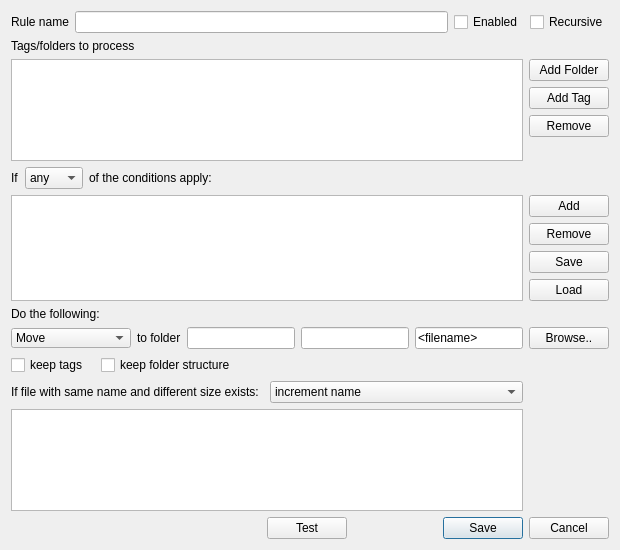
<?xml version="1.0" encoding="UTF-8"?>
<ui version="4.0">
 <class>RuleEditWindow</class>
 <widget class="QDialog" name="RuleEditWindow">
  <property name="windowModality">
   <enum>Qt::ApplicationModal</enum>
  </property>
  <property name="geometry">
   <rect>
    <x>0</x>
    <y>0</y>
    <width>550</width>
    <height>550</height>
   </rect>
  </property>
  <property name="sizePolicy">
   <sizepolicy hsizetype="Expanding" vsizetype="Expanding">
    <horstretch>0</horstretch>
    <verstretch>0</verstretch>
   </sizepolicy>
  </property>
  <property name="windowTitle">
   <string>Add/Edit Rule</string>
  </property>
  <layout class="QGridLayout" name="gridLayout_2">
   <item row="1" column="0">
    <layout class="QGridLayout" name="gridLayout" rowstretch="0,0,0,0,0,0,0,0,0,0,0,0">
     <item row="1" column="0">
      <widget class="QLabel" name="label_2">
       <property name="text">
        <string>Tags/folders to process</string>
       </property>
      </widget>
     </item>
     <item row="2" column="0">
      <widget class="QListWidget" name="sourceListWidget">
       <property name="sizePolicy">
        <sizepolicy hsizetype="Expanding" vsizetype="Expanding">
         <horstretch>200</horstretch>
         <verstretch>0</verstretch>
        </sizepolicy>
       </property>
      </widget>
     </item>
     <item row="2" column="1">
      <layout class="QFormLayout" name="formLayout_3">
       <item row="0" column="0">
        <widget class="QPushButton" name="folderAddButton">
         <property name="text">
          <string>Add Folder</string>
         </property>
        </widget>
       </item>
       <item row="2" column="0">
        <widget class="QPushButton" name="sourceRemoveButton">
         <property name="text">
          <string>Remove</string>
         </property>
        </widget>
       </item>
       <item row="1" column="0">
        <widget class="QPushButton" name="tagAddButton">
         <property name="text">
          <string>Add Tag</string>
         </property>
        </widget>
       </item>
      </layout>
     </item>
     <item row="0" column="0" colspan="2">
      <layout class="QHBoxLayout" name="horizontalLayout">
       <item>
        <widget class="QLabel" name="label">
         <property name="text">
          <string>Rule name</string>
         </property>
        </widget>
       </item>
       <item>
        <widget class="QLineEdit" name="ruleNameEdit"/>
       </item>
       <item>
        <widget class="QCheckBox" name="enabledCheckBox">
         <property name="text">
          <string>Enabled</string>
         </property>
        </widget>
       </item>
       <item>
        <widget class="QCheckBox" name="recursiveCheckBox">
         <property name="text">
          <string>Recursive</string>
         </property>
        </widget>
       </item>
      </layout>
     </item>
     <item row="3" column="0">
      <layout class="QFormLayout" name="formLayout_5">
       <item row="0" column="0">
        <widget class="QLabel" name="label_3">
         <property name="text">
          <string>If</string>
         </property>
        </widget>
       </item>
       <item row="0" column="1">
        <layout class="QFormLayout" name="formLayout_6">
         <item row="0" column="0">
          <widget class="QComboBox" name="conditionSwitchComboBox">
           <item>
            <property name="text">
             <string>any</string>
            </property>
           </item>
           <item>
            <property name="text">
             <string>all</string>
            </property>
           </item>
           <item>
            <property name="text">
             <string>none</string>
            </property>
           </item>
          </widget>
         </item>
         <item row="0" column="1">
          <widget class="QLabel" name="label_4">
           <property name="text">
            <string>of the conditions apply:</string>
           </property>
          </widget>
         </item>
        </layout>
       </item>
      </layout>
     </item>
     <item row="4" column="0">
      <widget class="QListWidget" name="conditionListWidget"/>
     </item>
     <item row="4" column="1">
      <layout class="QFormLayout" name="formLayout_7">
       <item row="0" column="0">
        <widget class="QPushButton" name="conditionAddButton">
         <property name="text">
          <string>Add</string>
         </property>
        </widget>
       </item>
       <item row="1" column="0">
        <widget class="QPushButton" name="conditionRemoveButton">
         <property name="text">
          <string>Remove</string>
         </property>
        </widget>
       </item>
       <item row="2" column="0">
        <widget class="QPushButton" name="conditionSaveButton">
         <property name="text">
          <string>Save</string>
         </property>
        </widget>
       </item>
       <item row="3" column="0">
        <widget class="QPushButton" name="conditionLoadButton">
         <property name="text">
          <string>Load</string>
         </property>
        </widget>
       </item>
      </layout>
     </item>
     <item row="5" column="0">
      <widget class="QLabel" name="label_5">
       <property name="text">
        <string>Do the following:</string>
       </property>
      </widget>
     </item>
     <item row="7" column="0">
      <layout class="QHBoxLayout" name="horizontalLayout_6" stretch="1,5">
       <item>
        <widget class="QCheckBox" name="keepTagsCheckBox">
         <property name="text">
          <string>keep tags</string>
         </property>
        </widget>
       </item>
       <item>
        <widget class="QCheckBox" name="keepFolderStructureCheckBox">
         <property name="text">
          <string>keep folder structure</string>
         </property>
        </widget>
       </item>
      </layout>
     </item>
     <item row="6" column="1">
      <layout class="QHBoxLayout" name="horizontalLayout_5">
       <item>
        <widget class="QPushButton" name="folderBrowseButton">
         <property name="text">
          <string>Browse..</string>
         </property>
        </widget>
       </item>
      </layout>
     </item>
     <item row="6" column="0">
      <layout class="QHBoxLayout" name="horizontalLayout_2" stretch="1,1,5,5,5,0">
       <item>
        <widget class="QComboBox" name="actionComboBox">
         <property name="sizePolicy">
          <sizepolicy hsizetype="Preferred" vsizetype="Fixed">
           <horstretch>0</horstretch>
           <verstretch>0</verstretch>
          </sizepolicy>
         </property>
         <property name="minimumSize">
          <size>
           <width>0</width>
           <height>0</height>
          </size>
         </property>
         <property name="maximumSize">
          <size>
           <width>120</width>
           <height>20</height>
          </size>
         </property>
         <property name="baseSize">
          <size>
           <width>110</width>
           <height>0</height>
          </size>
         </property>
         <property name="editable">
          <bool>false</bool>
         </property>
         <property name="duplicatesEnabled">
          <bool>false</bool>
         </property>
         <item>
          <property name="text">
           <string>Move</string>
          </property>
         </item>
         <item>
          <property name="text">
           <string>Delete</string>
          </property>
         </item>
         <item>
          <property name="text">
           <string>Send to Trash</string>
          </property>
         </item>
         <item>
          <property name="text">
           <string>Rename</string>
          </property>
         </item>
         <item>
          <property name="text">
           <string>Copy</string>
          </property>
         </item>
         <item>
          <property name="text">
           <string>Tag</string>
          </property>
         </item>
         <item>
          <property name="text">
           <string>Move to subfolder</string>
          </property>
         </item>
        </widget>
       </item>
       <item>
        <widget class="QLabel" name="toFolderLabel">
         <property name="text">
          <string>to folder</string>
         </property>
        </widget>
       </item>
       <item>
        <widget class="QLineEdit" name="targetFolderEdit">
         <property name="sizePolicy">
          <sizepolicy hsizetype="MinimumExpanding" vsizetype="Fixed">
           <horstretch>0</horstretch>
           <verstretch>0</verstretch>
          </sizepolicy>
         </property>
        </widget>
       </item>
       <item>
        <widget class="QLineEdit" name="subfolderEdit">
         <property name="sizePolicy">
          <sizepolicy hsizetype="MinimumExpanding" vsizetype="Fixed">
           <horstretch>0</horstretch>
           <verstretch>0</verstretch>
          </sizepolicy>
         </property>
        </widget>
       </item>
       <item>
        <widget class="QLineEdit" name="renameEdit">
         <property name="enabled">
          <bool>true</bool>
         </property>
         <property name="sizePolicy">
          <sizepolicy hsizetype="MinimumExpanding" vsizetype="Fixed">
           <horstretch>0</horstretch>
           <verstretch>0</verstretch>
          </sizepolicy>
         </property>
         <property name="text">
          <string>&lt;filename&gt;</string>
         </property>
        </widget>
       </item>
       <item>
        <spacer name="horizontalSpacer_2">
         <property name="orientation">
          <enum>Qt::Horizontal</enum>
         </property>
         <property name="sizeHint" stdset="0">
          <size>
           <width>0</width>
           <height>0</height>
          </size>
         </property>
        </spacer>
       </item>
      </layout>
     </item>
     <item row="10" column="0">
      <layout class="QHBoxLayout" name="horizontalLayout_7">
       <item>
        <widget class="QLabel" name="fileWithSameNameLabel">
         <property name="text">
          <string>If file with same name and different size exists:</string>
         </property>
        </widget>
       </item>
       <item>
        <widget class="QComboBox" name="overwriteComboBox">
         <item>
          <property name="text">
           <string>increment name</string>
          </property>
         </item>
         <item>
          <property name="text">
           <string>overwrite</string>
          </property>
         </item>
        </widget>
       </item>
      </layout>
     </item>
     <item row="11" column="0">
      <widget class="QListWidget" name="tagsList">
       <property name="sizePolicy">
        <sizepolicy hsizetype="MinimumExpanding" vsizetype="Expanding">
         <horstretch>0</horstretch>
         <verstretch>0</verstretch>
        </sizepolicy>
       </property>
      </widget>
     </item>
    </layout>
   </item>
   <item row="3" column="0">
    <layout class="QHBoxLayout" name="horizontalLayout_8">
     <item>
      <spacer name="horizontalSpacer">
       <property name="orientation">
        <enum>Qt::Horizontal</enum>
       </property>
       <property name="sizeHint" stdset="0">
        <size>
         <width>40</width>
         <height>20</height>
        </size>
       </property>
      </spacer>
     </item>
     <item>
      <widget class="QPushButton" name="testButton">
       <property name="text">
        <string>Test</string>
       </property>
      </widget>
     </item>
     <item>
      <widget class="QDialogButtonBox" name="buttonBox">
       <property name="standardButtons">
        <set>QDialogButtonBox::Cancel|QDialogButtonBox::Save</set>
       </property>
      </widget>
     </item>
    </layout>
   </item>
   <item row="2" column="0">
    <spacer name="verticalSpacer">
     <property name="orientation">
      <enum>Qt::Vertical</enum>
     </property>
     <property name="sizeHint" stdset="0">
      <size>
       <width>20</width>
       <height>40</height>
      </size>
     </property>
    </spacer>
   </item>
  </layout>
 </widget>
 <resources/>
 <connections/>
</ui>
